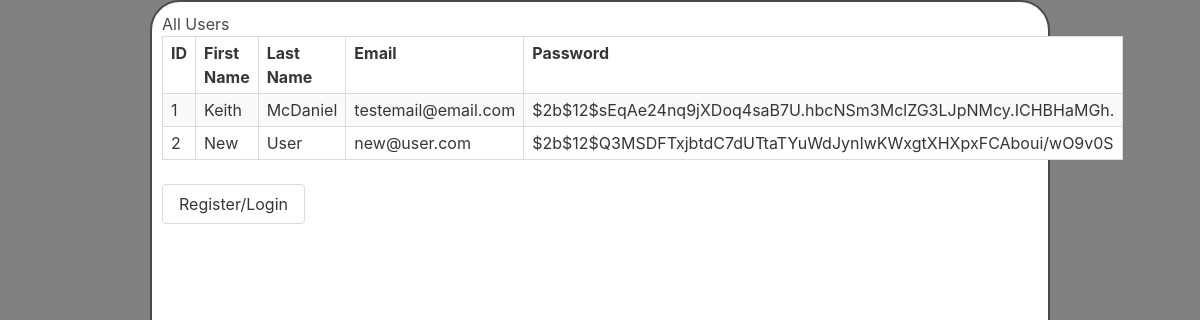
/user, run on the app's committed database.
### login_and_registration_app/models.py (models this page shows)
class User(models.Model):
    first_name = models.CharField(max_length=25)
    last_name = models.CharField(max_length=25)
    email = models.CharField(max_length=50)
    password = models.CharField(max_length=50)
    created_at = models.DateTimeField(auto_now_add=True)
    updated_at = models.DateTimeField(auto_now=True)
    objects = UserManager()

### login_and_registration_app/views.py (the view)
# urls.py: path('user', views.list_users),   #Just used for testing, can only access manually. Obviously not something you would put in production, it just helps me remember the fake emails I've made so I don't 
def list_users(request):
    context ={
        "users": User.objects.all()
    }
    return render(request,'users.html', context)

### login_and_registration_app/Templates/users.html (shortened to what this page needs)
<!DOCTYPE html>
<html lang="en">
    <head>
        {% load static %}
        <link rel="stylesheet" href="https://cdn.jsdelivr.net/npm/bulma@0.9.3/css/bulma.min.css">
        <link rel="stylesheet" href="{% static 'css/style.css' %}">
    </head>
    <body>
        <h1>All Users</h1>
        <table class="table is-bordered is-striped is-narrow is-hoverable is-fullwidth">
            <tr>
                <th>ID</th>
                <th>First Name</th>
                <th>Last Name</th>
                <th>Email</th>
                <th>Password</th>
            </tr>
                {% for user in users %}
                    <tr>
                        <td>{{ user.id }}</td>
                        <td>{{ user.first_name }}</td>
                        <td>{{ user.last_name }}</td>
                        <td>{{ user.email }}</td>
                        <td>{{ user.password }}</td>
                    </tr>
                {% endfor %}
        </table>
        <a href="/"><input class="button" type="button" name="login" id="login" value="Register/Login"></a>
    </body>
</html>

### login_and_registration_app/static/css/style.css (style rules this page uses)
html { background-color: grey; }
* { margin: 0px; padding: 0px; }
body { margin: 25px; margin: auto; padding: 10px; border-style: solid; border-width: 2px; width: 900px; height: 700px; background-color: white; border-radius: 30px; }

### data on the page
User: id "1", first_name "Keith", last_name "McDaniel", email "testemail@email.com", password "$2b$12$sEqAe24nq9jXDoq4saB7U.hbcNSm3MclZG3LJpNMcy.ICHBHaMGh."
User: id "2", first_name "New", last_name "User", email "new@user.com", password "$2b$12$Q3MSDFTxjbtdC7dUTtaTYuWdJynIwKWxgtXHXpxFCAboui/wO9v0S"
